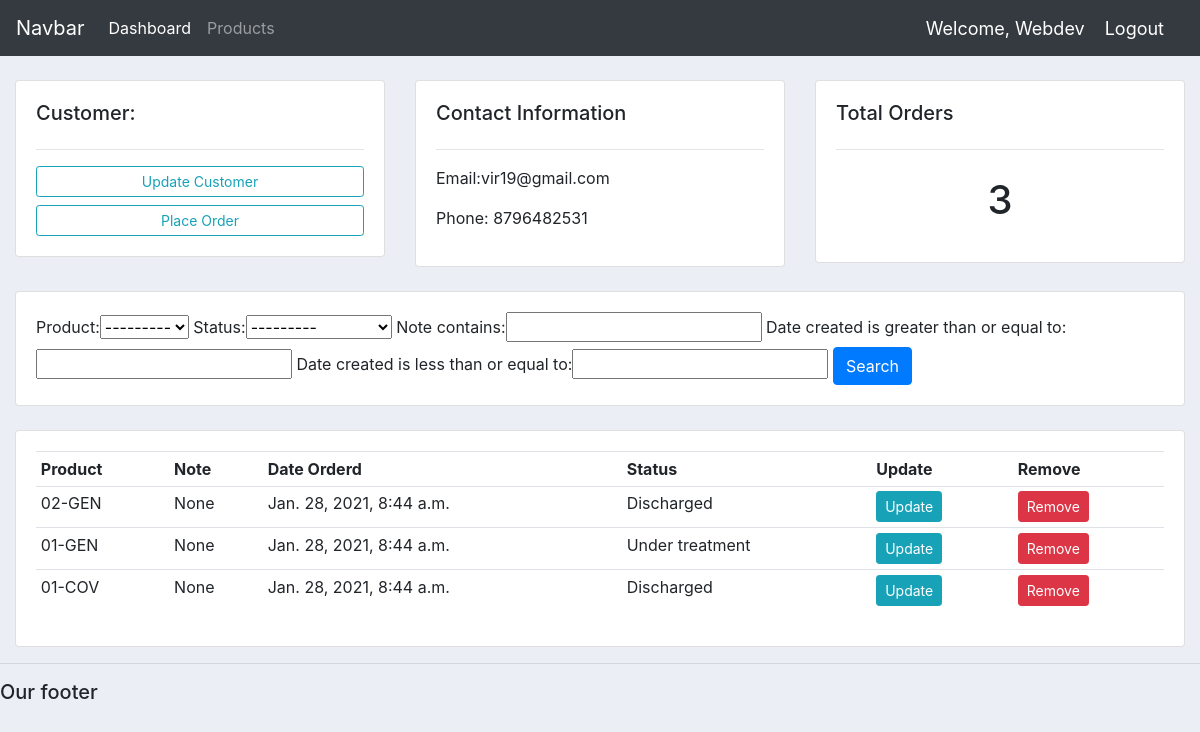
The page /customer/2/ (signed in) on the database its author committed.
### accounts/models.py (models this page shows, shortened)
class Customer(models.Model):
	user = models.OneToOneField(User,null=True, blank=True, on_delete=models.CASCADE)
	name = models.CharField(max_length=200, null=True)
	phone = models.CharField(max_length=200, null=True)
	email = models.CharField(max_length=200, null=True)
	profile_pic = models.ImageField(default="static/images/userprofile.png",null=True, blank=True)
	date_created = models.DateTimeField(auto_now_add=True, null=True)

class Order(models.Model):
	STATUS = (
			('Admitted', 'Admitted'),
			('Under treatment', 'Under treatment'),
			('Discharged', 'Discharged'),
			)
	customer = models.ForeignKey(Customer, null=True, on_delete= models.SET_NULL)
	product = models.ForeignKey(Product, null=True, on_delete= models.SET_NULL)
	date_created = models.DateTimeField(auto_now_add=True, null=True)
	status = models.CharField(max_length=200, null=True, choices=STATUS)
	note = models.CharField(max_length=200, null=True)

class Product(models.Model):
	CATEGORY = (
			('Indoor', 'Indoor'),
			('Out Door', 'Out Door'),
			)
	name = models.CharField(max_length=200, null=True)
	price = models.FloatField(null=True)
	category = models.CharField(max_length=200, null=True, choices=CATEGORY)
	description = models.CharField(max_length=200, null=True, blank=True)
	date_created = models.DateTimeField(auto_now_add=True, null=True)
	tags = models.ManyToManyField(Tag)
	def __str__(self):
		return self.name

### accounts/decorators.py (the view)
		def wrapper_func(request, *args, **kwargs):
			group = None
			if request.user.groups.exists():
				group = request.user.groups.all()[0].name
			if group in allowed_roles:
				return view_func(request, *args, **kwargs)
			else:
				return HttpResponse('You are not authorized to view this page')

### accounts/views.py (called while the page is built)
@login_required(login_url='login')
@allowed_users(allowed_roles=['admin'])
def customer(request,pk_test):
	customer = Customer.objects.get(id=pk_test)
	orders = customer.order_set.all()
	order_count = orders.count()
	myFilter = OrderFilter(request.GET,queryset=orders)
	orders = myFilter.qs
	context = {'customer':customer,'orders':orders,'myFilter':myFilter}
	return render(request, 'accounts/customer.html',context)

### accounts/templates/accounts/customer.html
{%  extends 'accounts/base.html' %}
{% block content %}
<br>
<div class="row">
  <div class="col-md">
    <div class="card card-body">
      <h5>Customer:</h5>
      <hr>
      <a class="btn btn-outline-info  btn-sm btn-block" href="">Update Customer</a>
      <a class="btn btn-outline-info  btn-sm btn-block" href="{% url 'create_order' customer.id %}">Place Order</a>
    </div>
  </div>
  <div class="col-md">
    <div class="card card-body">
      <h5>Contact Information</h5>
      <hr>
      <p>Email:{{customer.email}} </p>
      <p>Phone: {{customer.phone}}</p>
    </div>
  </div>
  <div class="col-md">
    <div class="card card-body">
      <h5>Total Orders</h5>
      <hr>
      <h1 style="text-align: center;padding: 10px">{{orders.count}}</h1>
    </div>
  </div>
</div>
<br>
<div class="row">
  <div class="col">
    <div class="card card-body">
      <form method="get">
        {{myFilter.form}}
        <button class="btn btn-primary" type="submit">Search</button>
      </form>
    </div>
  </div>
</div>
<br>
<div class="row">
  <div class="col-md">
    <div class="card card-body">
      <table class="table table-sm">
        <tr>
          <th>Product</th>
          <th>Note</th>
          <th>Date Orderd</th>
          <th>Status</th>
          <th>Update</th>
          <th>Remove</th>
        </tr>
        {% for order in orders %}
        <tr>
          <td>{{ order.product }}</td>
          <td>{{ order.note }}</td>
          <td>{{ order.date_created }}</td>
          <td>{{ order.status }}</td>
          <td><a class="btn btn-sm btn-info" href="{% url 'update_order' order.id %}">Update</a></td>
          <td><a class="btn btn-sm btn-danger" href="{% url 'delete_order' order.id %}">Remove</a></td>
        </tr>
        {% endfor %}
      </table>
    </div>
  </div>
</div>
{% endblock %}

### accounts/templates/accounts/navbar.html (shortened to what this page needs)
<nav class="navbar navbar-expand-lg navbar-dark bg-dark">
  <a class="navbar-brand" href="#">Navbar</a>
  <div class="collapse navbar-collapse" id="navbarNavAltMarkup">
    <div class="navbar-nav">
      {% if request.user.is_staff %}
      <a class="nav-item nav-link active" href="{% url 'home' %}">Dashboard </a>
      <a class="nav-item nav-link" href="{% url 'products' %}">Products</a>
      {% else %}
       <li class="nav-item">
        <a class="nav-link" href="{% url 'account' %}">Settings</a>
      </li>
      {% endif %}
    </div>
  </div>
  <span class="hello-msg">Welcome, {{request.user}}</span>
  <span ><a  class="hello-msg" href="{% url 'logout' %}">Logout</a></span>
</nav>

### static/css/base.css (style rules this page uses)
body { background-color: #ebeff5; }

### accounts/templates/accounts/navbar.html (style rules this page uses)
.hello-msg { font-size: 18px; color: #fff; margin-right: 20px; }

### rows shown on the page
Customer: email "vir19@gmail.com", phone "8796482531"
Order: product "02-GEN", note "None", date_created "Jan. 28, 2021, 8:44 a.m.", status "Discharged"
Order: product "01-GEN", note "None", date_created "Jan. 28, 2021, 8:44 a.m.", status "Under treatment"
Order: product "01-COV", note "None", date_created "Jan. 28, 2021, 8:44 a.m.", status "Discharged"

### other values the page prints
{{ request.user }} "Webdev"
{{ orders.count }} "3"
